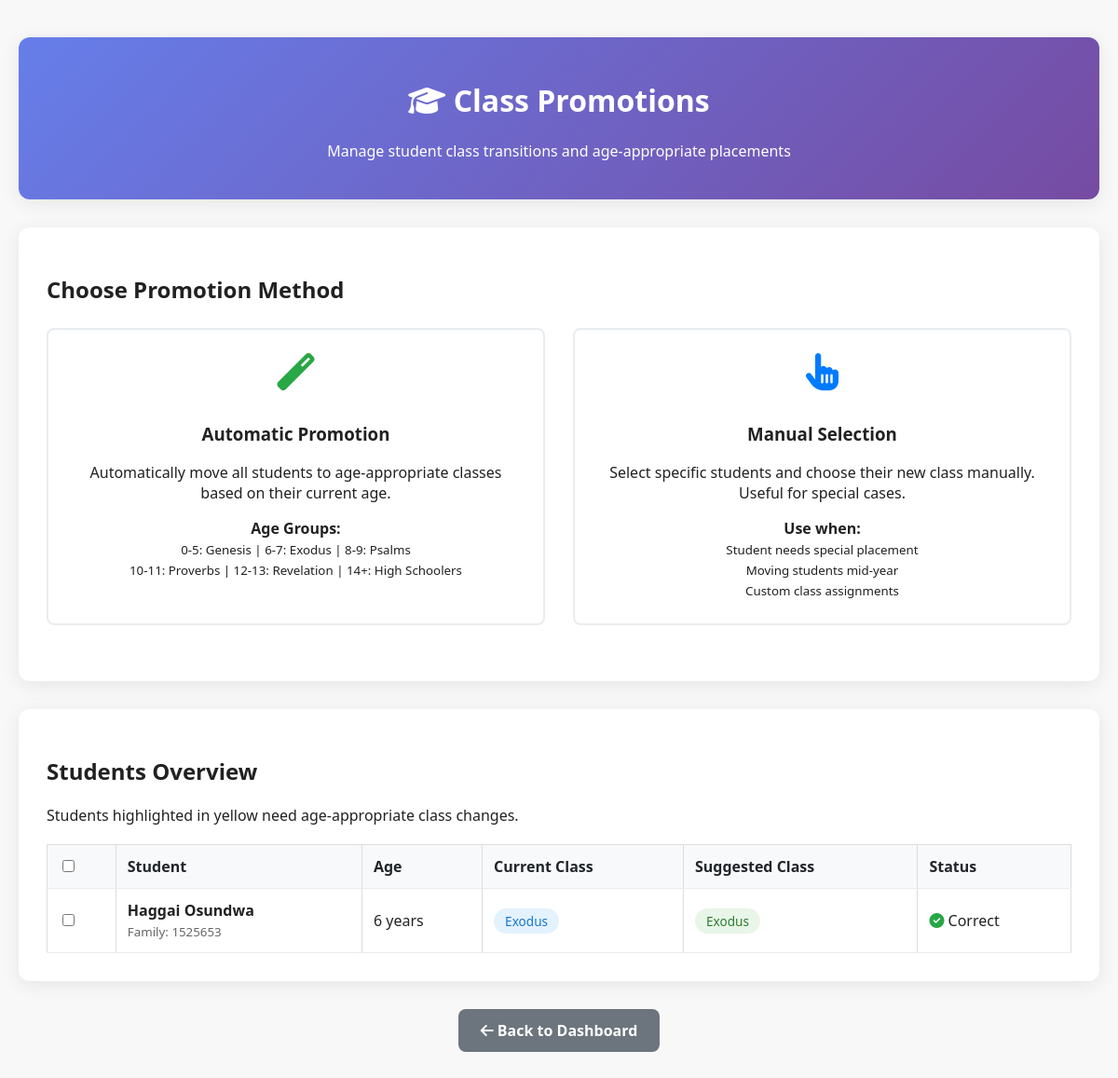
/promote_students (signed in), run on the app's committed database.
### app.py (models this page shows)
class Student(db.Model):
    id = db.Column(db.Integer, primary_key=True)
    name = db.Column(db.String(100), nullable=False)
    dob = db.Column(db.String(20), nullable=False)
    parent = db.Column(db.String(100))
    contact = db.Column(db.String(50))
    student_class = db.Column(db.String(50))
    status = db.Column(db.String(10), default="active")
    deletion_requested = db.Column(db.Boolean, default=False)
    profile_image = db.Column(db.String(200))  # Store image filename
    family_id = db.Column(db.String(50))  # For grouping family members

### app.py (the view, shortened to what this page needs)
@app.route('/promote_students', methods=['GET', 'POST'])
def promote_students():
    if not session.get("role") == "admin":
        flash("Access denied.", "danger")
        return redirect(url_for("dashboard"))
    students = Student.query.filter_by(status='active').all()
    student_data = []
    for student in students:
        birth_date = datetime.strptime(student.dob, "%Y-%m-%d")
        today = datetime.now()
        age = today.year - birth_date.year - ((today.month, today.day) < (birth_date.month, birth_date.day))
        if age <= 5:
            suggested_class = "Genesis"
        elif age <= 7:
            suggested_class = "Exodus"
        elif age <= 9:
            suggested_class = "Psalms"
        elif age <= 11:
            suggested_class = "Proverbs"
        elif age <= 13:
            suggested_class = "Revelation"
        else:
            suggested_class = "High Schoolers"
        needs_promotion = student.student_class != suggested_class
        student_data.append({
            'student': student,
            'age': age,
            'current_class': student.student_class,
            'suggested_class': suggested_class,
            'needs_promotion': needs_promotion
        })
    student_data.sort(key=lambda x: (not x['needs_promotion'], x['student'].name))
    classes = ["Genesis", "Exodus", "Psalms", "Proverbs", "Revelation", "High Schoolers"]
    return render_template("promote_students.html",
                         student_data=student_data,
                         classes=classes)

### app.py (called while the page is built)
@app.context_processor
def inject_now():
    return {'now': datetime.now}

@app.context_processor
def utility_functions():
    def attendance_present(student_id, sunday):
        record = Attendance.query.filter_by(student_id=student_id, date=sunday).first()
        return record.present if record else False
    return dict(attendance_present=attendance_present)

### templates/promote_students.html (shortened to what this page needs)
<!DOCTYPE html>
<html lang="en">
<head>
    <link rel="stylesheet" href="{{ url_for('static', filename='css/styles.css') }}">
    <link rel="stylesheet" href="https://cdnjs.cloudflare.com/ajax/libs/font-awesome/6.5.0/css/all.min.css">
</head>
<body>
    <div class="promotion-container">
        <div class="promotion-card">
            <div class="card-header">
                <h1><i class="fas fa-graduation-cap"></i> Class Promotions</h1>
                <p>Manage student class transitions and age-appropriate placements</p>
            </div>
        </div>
        <div class="promotion-card">
            <div class="card-content">
                <h2 style="margin-bottom: 25px;">Choose Promotion Method</h2>
                <div class="promotion-options">
                    <div class="option-card" onclick="selectOption('automatic')">
                        <i class="fas fa-magic" style="font-size: 2.5rem; color: #28a745; margin-bottom: 15px;"></i>
                        <h3>Automatic Promotion</h3>
                        <p>Automatically move all students to age-appropriate classes based on their current age.</p>
                        <div style="margin-top: 15px;">
                            <strong>Age Groups:</strong><br>
                            <small>
                                0-5: Genesis | 6-7: Exodus | 8-9: Psalms<br>
                                10-11: Proverbs | 12-13: Revelation | 14+: High Schoolers
                            </small>
                        </div>
                    </div>
                    <div class="option-card" onclick="selectOption('manual')">
                        <i class="fas fa-hand-pointer" style="font-size: 2.5rem; color: #007bff; margin-bottom: 15px;"></i>
                        <h3>Manual Selection</h3>
                        <p>Select specific students and choose their new class manually. Useful for special cases.</p>
                        <div style="margin-top: 15px;">
                            <strong>Use when:</strong><br>
                            <small>
                                Student needs special placement<br>
                                Moving students mid-year<br>
                                Custom class assignments
                            </small>
                        </div>
                    </div>
                </div>
            </div>
        </div>
        <div class="promotion-card">
            <div class="card-content">
                <h2>Students Overview</h2>
                <p>Students highlighted in yellow need age-appropriate class changes.</p>
                <table class="student-table">
                    <thead>
                        <tr>
                            <th><input type="checkbox" id="selectAll" onchange="toggleAll()"></th>
                            <th>Student</th>
                            <th>Age</th>
                            <th>Current Class</th>
                            <th>Suggested Class</th>
                            <th>Status</th>
                        </tr>
                    </thead>
                    <tbody>
                        {% for data in student_data %}
                        <tr class="{{ 'needs-promotion' if data.needs_promotion else '' }}">
                            <td>
                                <input type="checkbox" name="student_ids" value="{{ data.student.id }}"
                                       form="manualForm" class="student-checkbox">
                            </td>
                            <td>
                                <strong>{{ data.student.name }}</strong>
                                {% if data.student.family_id %}
                                <br><small style="color: #666;">Family: {{ data.student.family_id }}</small>
                                {% endif %}
                            </td>
                            <td>{{ data.age }} years</td>
                            <td>
                                <span class="status-badge status-current">{{ data.current_class }}</span>
                            </td>
                            <td>
                                <span class="status-badge {{ 'status-needs' if data.needs_promotion else 'status-suggested' }}">
                                    {{ data.suggested_class }}
                                </span>
                            </td>
                            <td>
                                {% if data.needs_promotion %}
                                    <i class="fas fa-exclamation-triangle" style="color: #f57c00;"></i> Needs Update
                                {% else %}
                                    <i class="fas fa-check-circle" style="color: #28a745;"></i> Correct
                                {% endif %}
                            </td>
                        </tr>
                        {% endfor %}
                    </tbody>
                </table>
            </div>
        </div>
        <div style="text-align: center; margin-top: 30px;">
            <a href="{{ url_for('dashboard') }}" class="btn btn-secondary">
                <i class="fas fa-arrow-left"></i> Back to Dashboard
            </a>
        </div>
    </div>
</body>
</html>

### static/css/styles.css (style rules this page uses)
body { font-family: 'Segoe UI', sans-serif; margin: 0; padding: 0; background-color: #f8f8f8; color: #212121; }
table { width: 100%; border-collapse: collapse; margin-top: 15px; background: #fff; border: 1px solid #ddd; }
th, td { border: 1px solid #ddd; padding: 10px; text-align: center; }
th { background-color: #D32F2F; color: white; }

### templates/promote_students.html (style rules this page uses)
.promotion-container { max-width: 1200px; margin: 20px auto; padding: 20px; }
.promotion-card { background: white; border-radius: 12px; box-shadow: 0 4px 20px rgba(0,0,0,0.08); margin-bottom: 30px; overflow: hidden; }
.card-header { background: linear-gradient(135deg, #667eea 0%, #764ba2 100%); color: white; padding: 25px; text-align: center; }
.card-content { padding: 30px; }
.promotion-options { display: grid; grid-template-columns: 1fr 1fr; gap: 30px; margin-bottom: 30px; }
.option-card { border: 2px solid #e9ecef; border-radius: 8px; padding: 25px; text-align: center; transition: all 0.3s; cursor: pointer; }
.student-table { width: 100%; border-collapse: collapse; margin-top: 20px; }
.student-table th, .student-table td { padding: 12px; text-align: left; border-bottom: 1px solid #e9ecef; }
.student-table th { background: #f8f9fa; font-weight: 600; color: #212529; }
.status-badge { padding: 4px 12px; border-radius: 20px; font-size: 0.85rem; font-weight: 500; }
.status-current { background: #e3f2fd; color: #1976d2; }
.status-suggested { background: #e8f5e8; color: #2e7d32; }
.btn { padding: 12px 24px; border-radius: 8px; border: none; font-weight: 600; cursor: pointer; transition: all 0.3s; text-decoration: none; display: inline-block; }
.btn-secondary { background: #6c757d; color: white; }

### data on the page
Student: student.name "Haggai Osundwa", student.family_id "1525653", age "6", current_class "Exodus", suggested_class "Exodus"
